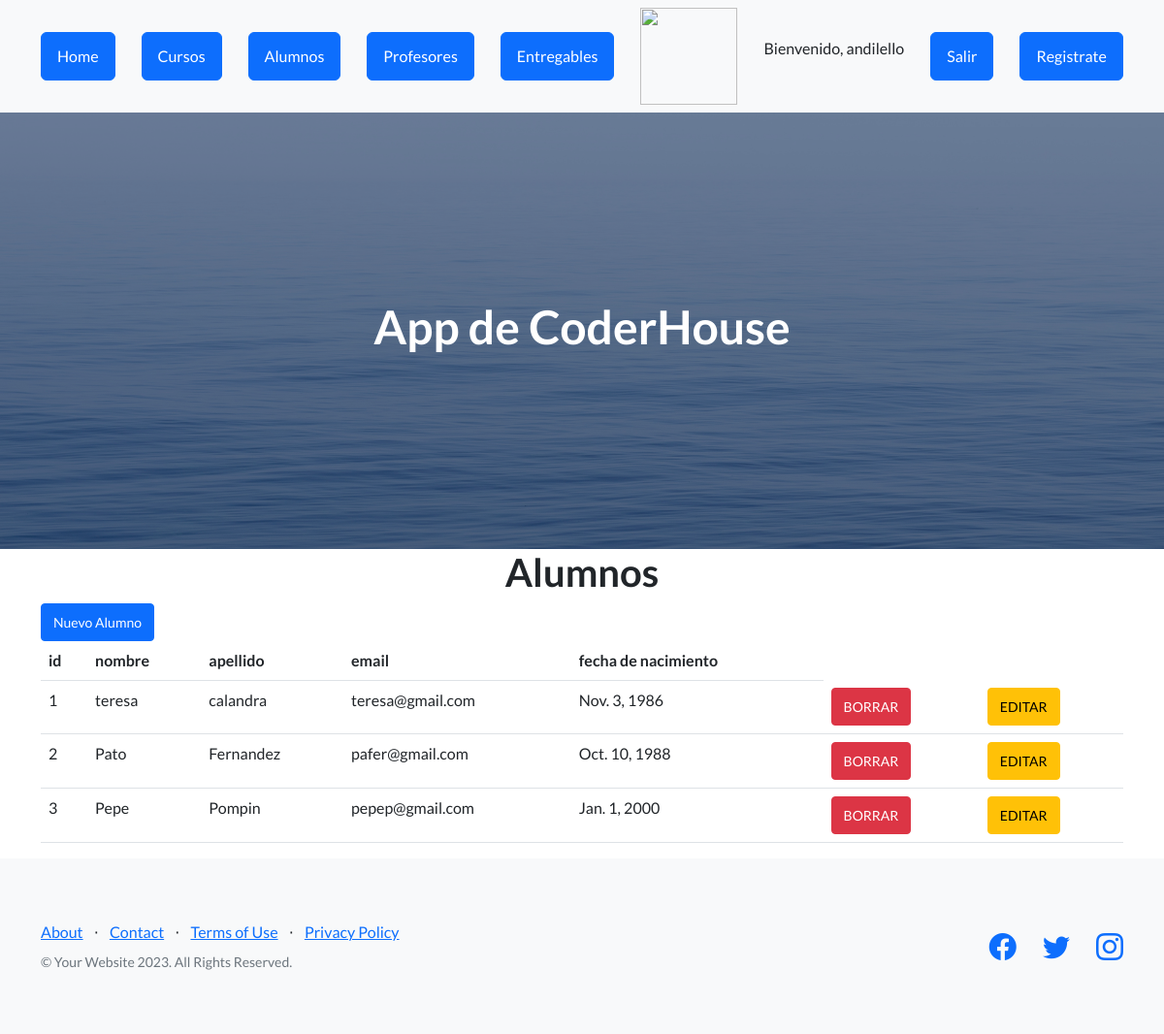
Screenshot of /AppCoder/alumnos (signed in) with the database file from the repository.
### AppCoder/models.py (models this page shows, shortened)
class Alumno(models.Model):
    nombre = models.CharField(max_length=100)
    apellido = models.CharField(max_length=100)
    email = models.EmailField(unique=True)
    fecha_nacimiento = models.DateField()

### AppCoder/views.py (the view)
# urls.py: path("alumnos", views.alumnos, name="alumnos"),
def alumnos(request):
    alumnos_guardados = Alumno.objects.all()
    return render(request , "alumnos.html", {"alumnos": alumnos_guardados})

### AppCoder/template/alumnos.html
{% extends 'padre.html' %}
{% load static %}
{% block contenido %}
    <main class="container">
        <h1 class="text-xl-center title"> Alumnos </h1>
        <a href="alta_alumno" class="btn btn-primary btn-sm">Nuevo Alumno</a>
        <table class="table">
            <thead>
                <tr>
                    <th>id</th>
                    <th>nombre</th>
                    <th>apellido</th>
                    <th>email</th>
                    <th>fecha de nacimiento</th>
                </tr>
            </thead>
            <tbody>
                {% for n in alumnos %}
                <tr>
                    <td>{{n.id}}</td>
                    <td>{{n.nombre}}</td>
                    <td>{{n.apellido}}</td>
                    <td>{{n.email}}</td>
                    <td>{{n.fecha_nacimiento}}</td>
                    <td><a href="{% url 'elimina_alumno' n.id %}" class="btn btn-danger btn-sm">BORRAR</a></td>
                    <td><a href="{% url 'editar_alumno' n.id %}" class="btn btn-warning btn-sm">EDITAR</a></td>
                </tr>
                {% endfor %}
            </tbody>
        </table>
    </main>
{% endblock %}

### AppCoder/template/padre.html (shortened to what this page needs)
<!DOCTYPE html>
<html lang="en">
    <head>
        {% load static %}
        <link href="https://cdn.jsdelivr.net/npm/bootstrap-icons@1.5.0/font/bootstrap-icons.css" rel="stylesheet" type="text/css" />
        <link href="{% static 'AppCoder/css/styles.css' %}" rel="stylesheet" />
    </head>
    <body>
        <nav class="navbar navbar-light bg-light static-top">
            <div class="container">
                <a class="btn btn-primary" href="{% url 'home' %}">Home</a>
                {% if request.user.is_authenticated %}
                <a class="btn btn-primary" href="{% url 'cursos' %}">Cursos</a>
                {% endif %}
                <a class="btn btn-primary" href="{% url 'alumnos' %}">Alumnos</a>
                <a class="btn btn-primary" href="{% url 'profesores' %}">Profesores</a>
                <a class="btn btn-primary" href="{% url 'entregables' %}">Entregables</a>
                {% if  request.user.is_authenticated %}
                <img src="{{ url }}" alt="" width="100px" height="100px">
                <p>Bienvenido, {{user.username}}</p>
                <a class="btn btn-primary" href="{% url 'Logout' %}">Salir</a>
                {% endif %}
                <a class="btn btn-primary" href="{% url 'Register' %}"">Registrate</a>
            </div>
        </nav>
        <header class="masthead">
            <div class="container position-relative">
                <h1 class="text-center" style="color:white">App de CoderHouse</h1>
            </div>
        </header>
        {% block contenido %}
        {% endblock %}
        <footer class="footer bg-light">
            <div class="container">
                <div class="row">
                    <div class="col-lg-6 h-100 text-center text-lg-start my-auto">
                        <ul class="list-inline mb-2">
                            <li class="list-inline-item"><a href="#!">About</a></li>
                            <li class="list-inline-item">⋅</li>
                            <li class="list-inline-item"><a href="#!">Contact</a></li>
                            <li class="list-inline-item">⋅</li>
                            <li class="list-inline-item"><a href="#!">Terms of Use</a></li>
                            <li class="list-inline-item">⋅</li>
                            <li class="list-inline-item"><a href="#!">Privacy Policy</a></li>
                        </ul>
                        <p class="text-muted small mb-4 mb-lg-0">&copy; Your Website 2023. All Rights Reserved.</p>
                    </div>
                    <div class="col-lg-6 h-100 text-center text-lg-end my-auto">
                        <ul class="list-inline mb-0">
                            <li class="list-inline-item me-4">
                                <a href="#!"><i class="bi-facebook fs-3"></i></a>
                            </li>
                            <li class="list-inline-item me-4">
                                <a href="#!"><i class="bi-twitter fs-3"></i></a>
                            </li>
                            <li class="list-inline-item">
                                <a href="#!"><i class="bi-instagram fs-3"></i></a>
                            </li>
                        </ul>
                    </div>
                </div>
            </div>
        </footer>
    </body>
</html>

### rows the page displays
Alumno: id "1", nombre "teresa", apellido "calandra", email "teresa@gmail.com", fecha_nacimiento "Nov. 3, 1986"
Alumno: id "2", nombre "Pato", apellido "Fernandez", email "pafer@gmail.com", fecha_nacimiento "Oct. 10, 1988"
Alumno: id "3", nombre "Pepe", apellido "Pompin", email "pepep@gmail.com", fecha_nacimiento "Jan. 1, 2000"

### other values shown
{{ user.username }} "andilello"
